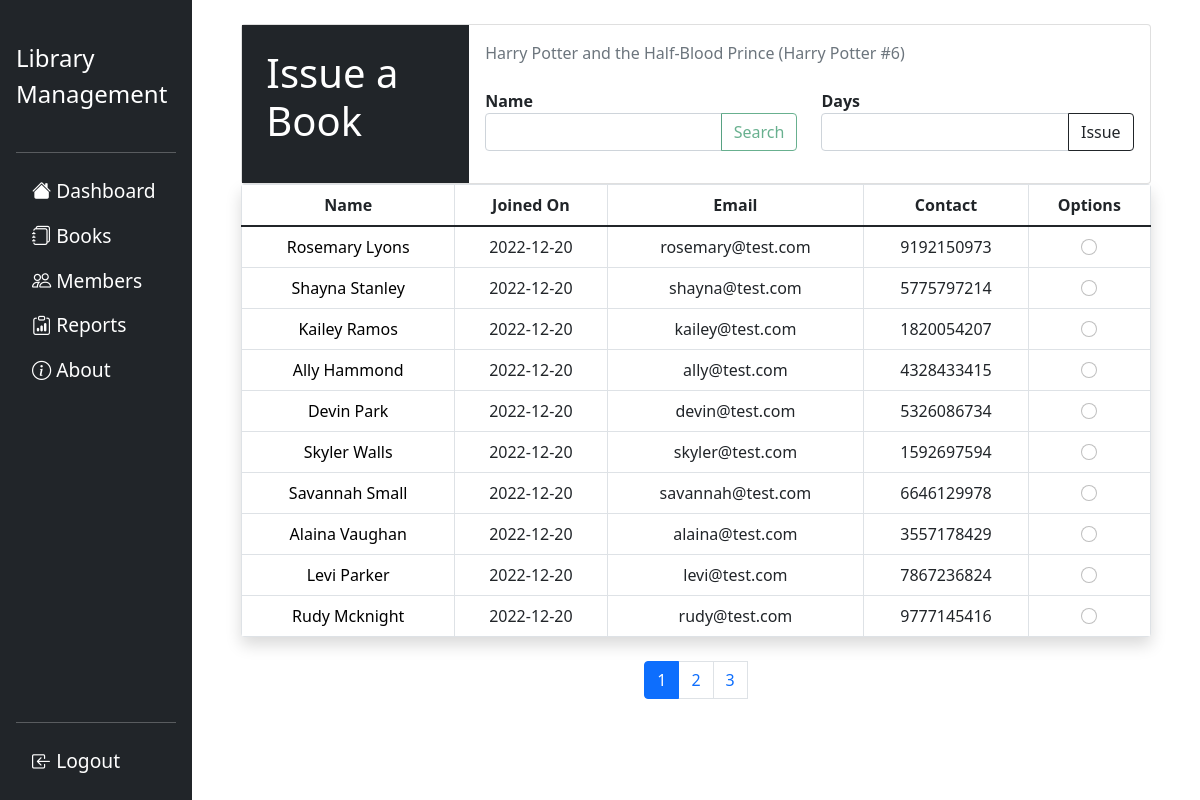
The page /issue_book/1 (signed in) on the database as committed earlier.
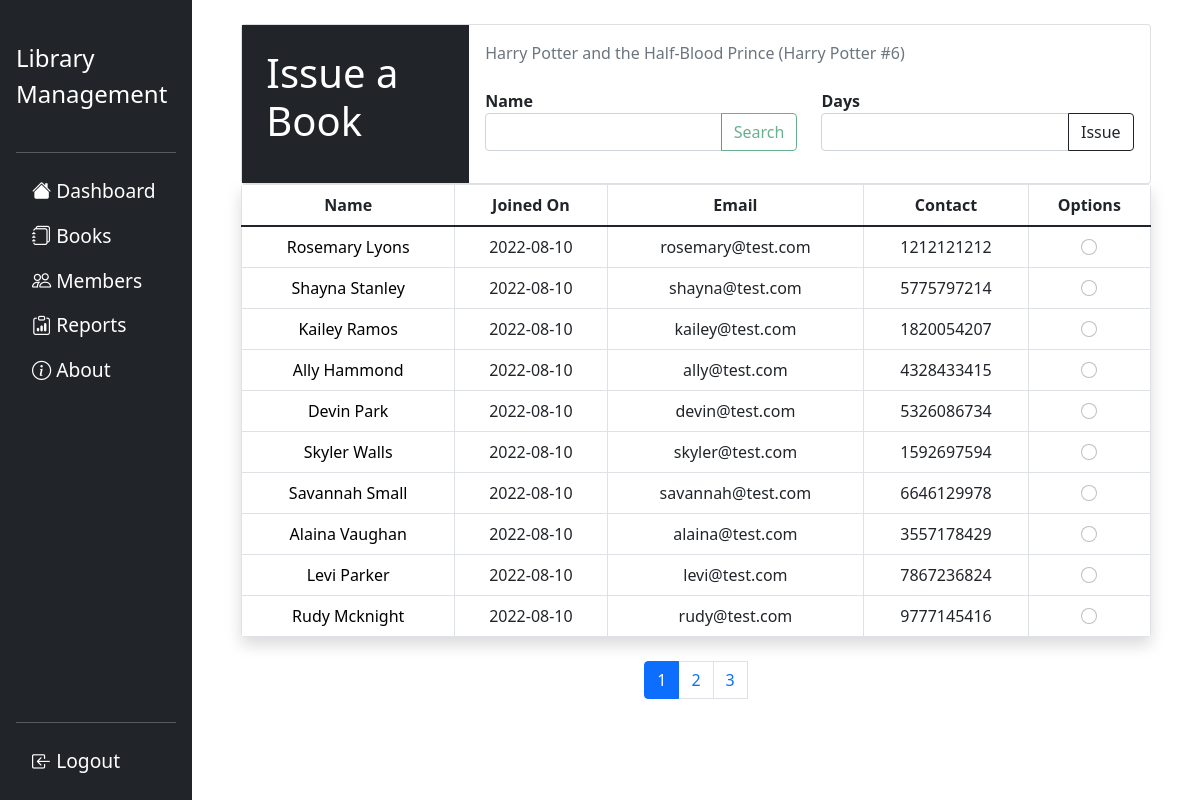
The same page on the database as committed later.
### flasklib/models.py (models this page shows, shortened)
class Book(db.Model):
    bid=db.Column(db.Integer,primary_key=True)
    title=db.Column(db.String,nullable=False)
    authors=db.Column(db.String,nullable=False)
    average_rating=db.Column(db.String,nullable=False)
    isbn=db.Column(db.String,nullable=False)
    publisher=db.Column(db.String,nullable=False)
    publish_date=db.Column(db.String,nullable=False)
    quantity=db.Column(db.Integer,nullable=False,default=5)
    availability=db.Column(db.Integer,nullable=False,default=5)
    borrowers=db.Column(db.String,db.ForeignKey('member.mid'),default='')

class Member(db.Model):
    mid=db.Column(db.Integer,primary_key=True)
    mname=db.Column(db.String(20),nullable=False)
    email=db.Column(db.String,unique=True,nullable=False)
    contact=db.Column(db.String(12),nullable=False)
    date_added=db.Column(db.DateTime,default=datetime.utcnow)
    debt=db.Column(db.Float,nullable=False,default=0)
    dues=db.Column(db.String,default='')
    books=db.relationship('Book',backref='issued_to',lazy=True)
    issues=db.relationship('BookIssue',backref='issues',lazy=True)

### flasklib/issues/routes.py (the view, shortened to what this page needs)
@issues.route("/issue_book/<int:bid>",methods=['GET','POST'])
@login_required
def issue_book(bid):
    book=Book.query.get(bid)
    form=IssueForm()
    page=request.args.get('page',1,type=int)
    members=Member.query.paginate(per_page=10,page=page)
    print(members)
    if Member.query.first()==None:
        flash('No members added! Add one to issue the book.','danger')
        return redirect(url_for('books.viewbooks'))
    return render_template('templates_issues/issue.html',title='Issue a Book',members=members,form=form,book=book)

### flasklib/issues/forms.py (shortened to what this page needs)
class IssueForm(FlaskForm):
    days=StringField('Days')
    memberRadio=StringField()
    submit=SubmitField('Issue')

### flasklib/models.py (called while the page is built)
@login_manager.user_loader
def load_user(user_id):
    return Admin.query.get(int(user_id))

### flasklib/templates/templates_issues/issue.html (shortened to what this page needs)
{% extends 'templates_members/members.html' %}
{% block searchbar %}
<div class="container card col-11 p-0">
  <div class="row g-0">
    <div class="col-md-3" style="background-color:rgb(33,37,41);">
      <h1 class="text-white m-4 display-6">Issue a Book</h1>
    </div>
    <div class="col-md-9">
      <div class="card-body">
        <div class="text-muted">{{ book.title }}</div>
        <br>
        <div class="row">
          <form class="col-6" action="/issue_book/{{book.bid}}/search_member/None" method="POST">
            <label class="form-control-label fw-bold">Name</label>
            <div class="input-group mb-3">
              <input type="text" name="searchbar" id="searchbar" autocomplete="off" class="form-control">
              <input type="submit" value="Search" class="btn btn-outline-success" id="searchButton">
            </div>
          </form>
          <form class="col-6" class="d-grid" action="/issue_book/{{book.bid}}" method="POST">
            <fieldset>
              {{ form.days.label(class="form-control-label fw-bold") }}
              <div class="input-group mb-3">
                {{ form.days(class="form-control form-control-md") }}
                {{ form.submit(class="btn btn-outline-dark") }}
              </div>
            </fieldset>
        </div>
      </div>
    </div>
  </div>
</div>
{% endblock searchbar %}
{% block options %}
<td>
<div>
  {{ form.memberRadio(class="form-check-input",type="radio",id="memberRadio",value=member.mid) }}
</div>
</td>
{% endblock options %}
{% block pagination %}
  {% for pagenum in members.iter_pages() %}
      {% if pagenum %}
          {% if pagenum==members.page %}
          <li class="page-item active"><a class="page-link" href="{{ url_for('issues.issue_book',bid=book.bid,page=pagenum,keyword=keyword) }}">{{ pagenum }}</a></li>
          {% else %}
          <li class="page-item"><a class="page-link" href="{{ url_for('issues.issue_book',bid=book.bid,page=pagenum,keyword=keyword) }}">{{ pagenum }}</a></li>
          {% endif %}
      {% else %}
      . . .
      {% endif %}
  {% endfor %}
{% endblock pagination %}

### flasklib/templates/templates_members/members.html (shortened to what this page needs)
{% extends 'layout.html' %}
{% block head %}
    <link rel="stylesheet" href="{{ url_for('static',filename='css/general.css') }}">
{% endblock head %}
{% block content %}
{% block searchbar %}{% endblock searchbar %}
{% if members.items|length> 0 %}
<div class="table-responsive container col-11 p-0 shadow rounded">
    <table class="table align-middle mb-0 table-bordered table-hover">
        <thead>
            <tr class="text-center">
                <th scope="col">Name</th>
                <th scope="col">Joined On</th>
                <th scope="col">Email</th>
                <th scope="col">Contact</th>
                <th scope="col">Options</th>
            </tr>
        </thead>
        <tbody>
            {% for member in members.items %}
            <tr class="text-center">
                <td><a class="" style="text-decoration: none;color:black" href="{{url_for('members.member_info',mid=member.mid)}}">{{ member.mname }}</a></td>
                <td> {{ member.date_added.date() }}</td>
                <td>{{ member.email }}</td>
                <td>{{ member.contact }}</td>
                {% block options scoped %}{% endblock options %}
            </tr>
            {% endfor %}
            {% else %}
            <div class="container card col-11 py-2 my-3">
                <div class="card-body">
                    No members found.Add one.
                </div>
            </div>
            {% endif %}
        </tbody>
    </table>
</div>
<br>
<nav aria-label="Page navigation">
    <ul class="pagination justify-content-center">
    {% block pagination %}{% endblock pagination %}
    </ul>
</nav>
{% endblock content %}

### flasklib/templates/layout.html (shortened to what this page needs)
<!DOCTYPE html>
<html lang="en">
<head>
  {% block head %}
  {% endblock head %}
  <link href="https://cdn.jsdelivr.net/npm/bootstrap@5.1.3/dist/css/bootstrap.min.css" rel="stylesheet"
>
  <link rel="stylesheet" href="https://cdn.jsdelivr.net/npm/bootstrap-icons@1.6.0/font/bootstrap-icons.css">
</head>
<body style="width: 100%;">
  {% block nav %}
  <div class="row" style="width:100%;--bs-gutter-x:0.5rem!important;">
    <div class="col-2">
      <div id="sidenav" class="d-flex flex-column flex-shrink-0 p-3 text-white bg-dark"
        style="width: 100%; height: 100vh">
        <a href="/" class="d-flex align-items-center my-4 me-3 text-white text-decoration-none">
          <span class="fs-4">Library Management</span>
        </a>
        <hr>
        <ul id="sidenavli" class="nav flex-column mb-auto table-hover">
          <li>
            <a href="{{url_for('main.home')}}" class="nav-link text-white" style="font-size:1.2rem;">
              <i class="bi-house-fill" style="color: white;"></i>
              Dashboard
            </a>
          </li>
          <li>
            <a href="{{url_for('books.viewbooks')}}" class="nav-link text-white" style="font-size:1.2rem;">
              <i class="bi-journals" style="color: white;"></i>
              Books
            </a>
          </li>
          <li>
            <a href="{{url_for('members.viewmembers')}}" class="nav-link text-white" style="font-size:1.2rem;">
              <i class="bi-people" style="color: white;"></i>
              Members
            </a>
          </li>
          <li>
            <a href="{{url_for('main.reports')}}" class="nav-link text-white" style="font-size:1.2rem;">
              <i class="bi-clipboard-data" style="color: white;"></i>
              Reports
            </a>
          </li>
          <li>
            <a href="{{url_for('main.about')}}" class="nav-link text-white" style="font-size:1.2rem;">
              <i class="bi-info-circle" style="color: white;"></i>
              About
            </a>
          </li>
        </ul>
        <hr>
        <div class="dropdown">
          <a href="{{url_for('main.logout')}}" class="nav-link text-white" style="font-size:1.2rem;">
            <i class="bi-box-arrow-in-left" style="color: white;"></i>
            Logout
          </a>
        </div>
      </div>
    </div>
    {% endblock nav %}
    <div class="col-10" style="max-height: 100vh; overflow-y: auto;">
      <div class="my-4">
        {% block content %}
        {% endblock content %}
      </div>
    </div>
  </div>
</body>
</html>

Rows that differ between the two databases and show on the page:
changed Member "Rosemary Lyons": date_added "2022-12-20" → "2022-08-10"; contact "9192150973" → "1212121212"
changed Member "Shayna Stanley": date_added "2022-12-20" → "2022-08-10"
changed Member "Kailey Ramos": date_added "2022-12-20" → "2022-08-10"
changed Member "Ally Hammond": date_added "2022-12-20" → "2022-08-10"
changed Member "Devin Park": date_added "2022-12-20" → "2022-08-10"
changed Member "Skyler Walls": date_added "2022-12-20" → "2022-08-10"
changed Member "Savannah Small": date_added "2022-12-20" → "2022-08-10"
changed Member "Alaina Vaughan": date_added "2022-12-20" → "2022-08-10"
changed Member "Levi Parker": date_added "2022-12-20" → "2022-08-10"
changed Member "Rudy Mcknight": date_added "2022-12-20" → "2022-08-10"
